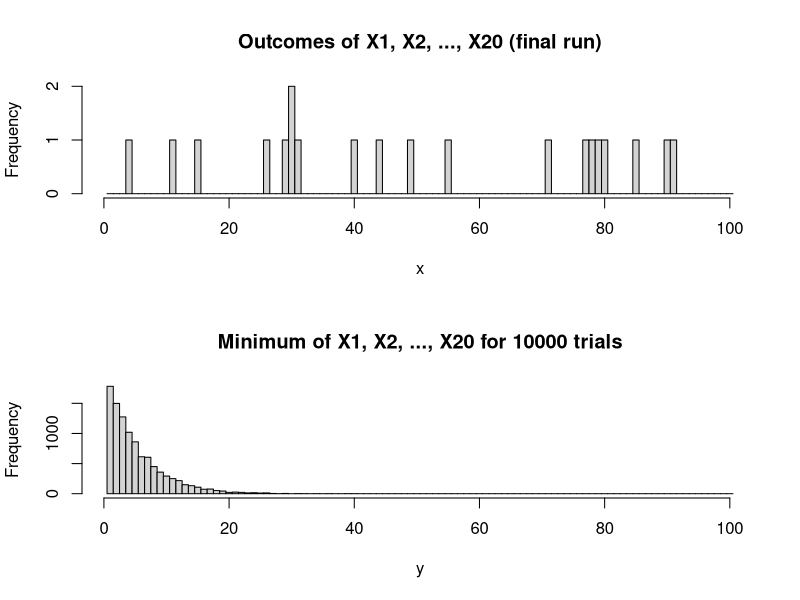
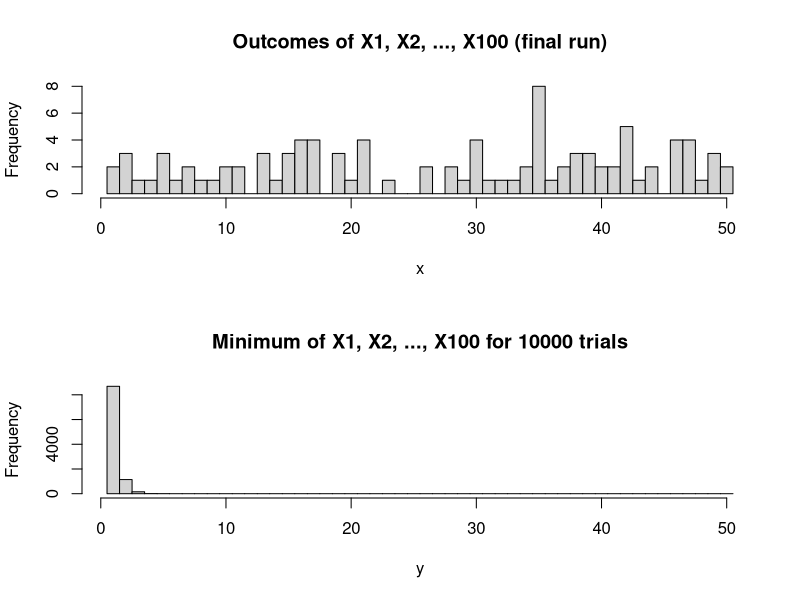
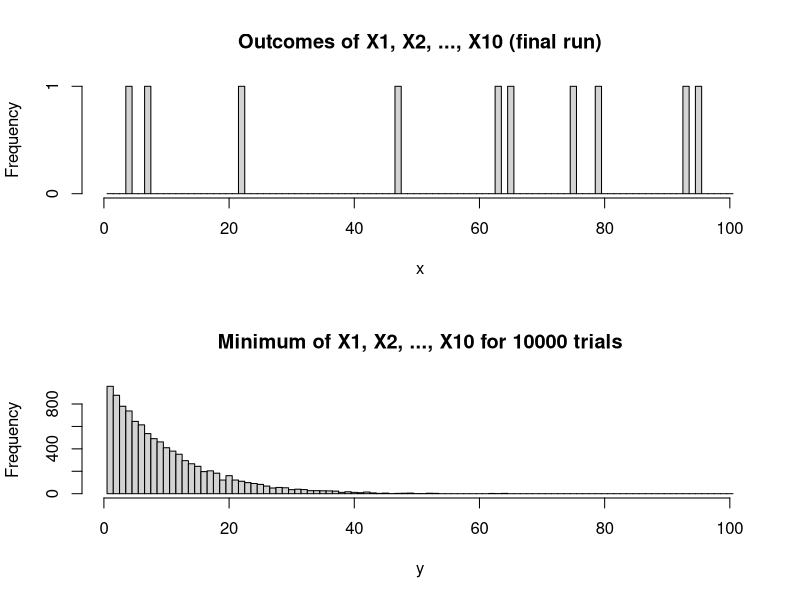

Source code (R) for these figures, in order:
## ---- chunk 1
library(ggfortify)
library(ggplot2)
library(dplyr)
knitr::opts_chunk$set(echo = TRUE)
## ---- chunk 2
n <- 20 # set value of n - number of mutually independent random variables
k <- 100 # set value of k
min <- 1
max <- k

y <- c()
y_trials <- 10000
for (i in (1:y_trials)){
  x <- as.integer(runif(n,min,max+1) )        #generate random uniform numcases numbers from min to max
  y <- append(y,min(x))
  i = i+1
}


                                        #as.integer truncates, round converts to integers, add .5 for equal intervals 
par(mfrow=c(2,1))                        #stack two figures above each other
hist(x,main=paste0("Outcomes of X1, X2, ..., X", n, " (final run)"),breaks=seq(min-.5,max+.5,1))          #show the histogram

hist(y,main=paste0("Minimum of X1, X2, ..., X", n, " for ", y_trials, " trials"),breaks=seq(min-.5,max+.5,1))          #show the histogram
## ---- chunk 3
n <- 100 # set value of n - number of mutually independent random variables
k <- 50 # set value of k
min <- 1
max <- k

y <- c()
y_trials <- 10000
for (i in (1:y_trials)){
  x <- as.integer(runif(n,min,max+1) )        #generate random uniform numcases numbers from min to max
  y <- append(y,min(x))
  i = i+1
}


                                        #as.integer truncates, round converts to integers, add .5 for equal intervals 
par(mfrow=c(2,1))                        #stack two figures above each other
hist(x,main=paste0("Outcomes of X1, X2, ..., X", n, " (final run)"),breaks=seq(min-.5,max+.5,1))          #show the histogram

hist(y,main=paste0("Minimum of X1, X2, ..., X", n, " for ", y_trials, " trials"),breaks=seq(min-.5,max+.5,1))          #show the histogram
## ---- chunk 4
n <- 10 # set value of n - number of mutually independent random variables
k <- 100 # set value of k
min <- 1
max <- k

y <- c()
y_trials <- 10000
for (i in (1:y_trials)){
  x <- as.integer(runif(n,min,max+1) )        #generate random uniform numcases numbers from min to max
  y <- append(y,min(x))
  i = i+1
}


                                        #as.integer truncates, round converts to integers, add .5 for equal intervals 
par(mfrow=c(2,1))                        #stack two figures above each other
hist(x,main=paste0("Outcomes of X1, X2, ..., X", n, " (final run)"),breaks=seq(min-.5,max+.5,1))          #show the histogram

hist(y,main=paste0("Minimum of X1, X2, ..., X", n, " for ", y_trials, " trials"),breaks=seq(min-.5,max+.5,1))          #show the histogram
